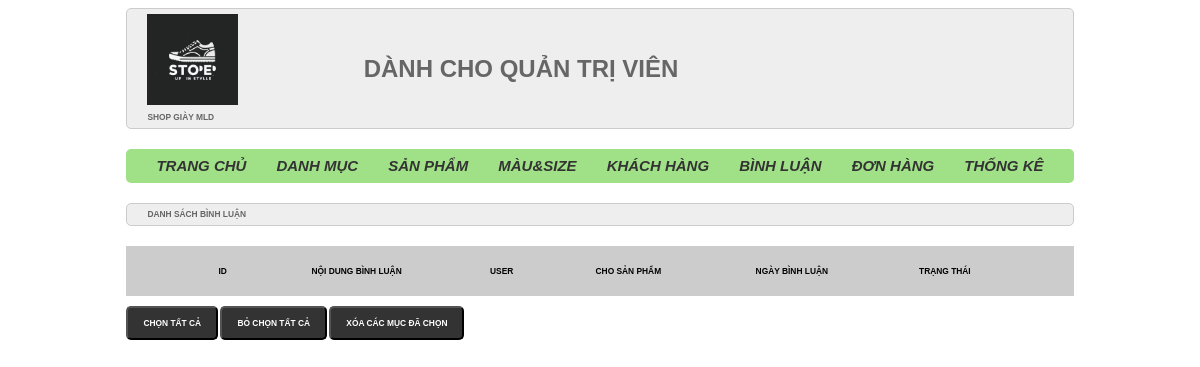
Before: /admin/index.php?act=dsbl with the older database file.
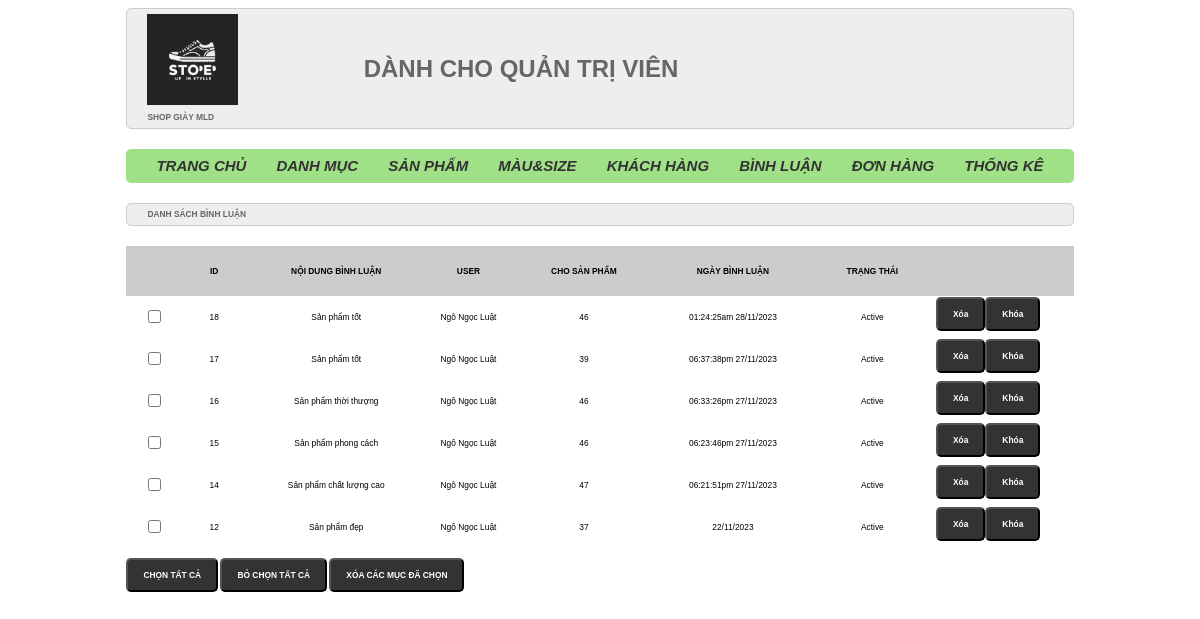
After: the same page with the newer database file.
### tables this page shows
CREATE TABLE `binhluan` (
  `id` int(11) NOT NULL,
  `noidung` text NOT NULL,
  `ngaybinhluan` varchar(30) NOT NULL,
  `iduser` int(10) NOT NULL,
  `idpro` int(11) NOT NULL,
  `status_bl` bit(2) NOT NULL
);

CREATE TABLE `taikhoan` (
  `id` int(10) NOT NULL,
  `username` varchar(50) NOT NULL,
  `pass` varchar(50) NOT NULL,
  `email` varchar(255) NOT NULL,
  `address` varchar(255) NOT NULL,
  `tel` varchar(20) NOT NULL,
  `role` tinyint(4) NOT NULL DEFAULT 0
);

### model/pdo.php (called while the page is built, shortened)
<?php
function pdo_get_connection()
{
    $dburl = "mysql:host=localhost:3308;dbname=webbangiaynam;charset=utf8";
    $username = 'root';
    $password = '';
    $conn = new PDO($dburl, $username, $password);
    $conn->setAttribute(PDO::ATTR_ERRMODE, PDO::ERRMODE_EXCEPTION);
    return $conn;
}
function pdo_query($sql)
{
    $sql_args = array_slice(func_get_args(), 1);
    try {
        $conn = pdo_get_connection();
        $stmt = $conn->prepare($sql);
        $stmt->execute($sql_args);
        $rows = $stmt->fetchAll(PDO::FETCH_ASSOC);
        return $rows;
    } catch (PDOException $e) {
        throw $e;
    } finally {
        unset($conn);
    }
}

### model/binhluan.php (called while the page is built, shortened)
<?php
function loadall_binhluan($idpro){
    $sql = "SELECT binhluan.*, taikhoan.username
            FROM binhluan
            LEFT JOIN taikhoan ON binhluan.iduser = taikhoan.id
            WHERE 1";
    $sql .= " ORDER BY binhluan.id DESC";
    $listbinhluan = pdo_query($sql);
    return $listbinhluan;
}
?>

### admin/binhluan/list.php (the view)
<div class="row">
    <div class="row frmtitle">
        <h1>DANH SÁCH BÌNH LUẬN</h1>
    </div>
    <div class="row frmcontent">
        <div class="row mb10 frmdsloai">
            <table>
                <tr>
                    <th></th>
                    <th>ID</th>
                    <th>NỘI DUNG BÌNH LUẬN</th>
                    <th>USER</th>
                    <th>CHO SẢN PHẨM</th>
                    <th>NGÀY BÌNH LUẬN</th>
                    <th>TRẠNG THÁI</th>
                    <th></th>
                </tr>
                <?php
                foreach ($listbinhluan as $binhluan) {
                    extract($binhluan);
                    $anbl = "index.php?act=dsbl&id=" . $id;
                    $xoabl = "index.php?act=xoabl&id=" . $id;
                    echo '<tr>
                            <td><input type="checkbox" name="" id=""></td>
                            <td>' . $id . '</td>
                            <td>' . $noidung . '</td>
                            <td>' . $username . '</td>
                            <td>' . $idpro . '</td>
                            <td>' . $ngaybinhluan . '</td>
                            <td>' . ($status_bl ? 'Active' : 'Block') . '</td>
                            <td>
                                <a href="' . $xoabl . '" style="float: left;"><input type="button" value="Xóa"></a>
                                <form class="formact" action="' . $anbl . '" method="post" style="float: left;">
                                    <input type="submit" value="' . ($status_bl ? 'Khóa' : 'Mở') . '" name="' . ($status_bl ? "block" : "active") . '">
                                </form>
                            </td>
                          </tr>';
                }
                ?>
            </table>
        </div>
        <div class="row mb10">
            <input type="button" value="CHỌN TẤT CẢ">
            <input type="button" value="BỎ CHỌN TẤT CẢ">
            <input type="button" value="XÓA CÁC MỤC ĐÃ CHỌN">
        </div>
    </div>
</div>

Changed rows visible on the page:
added binhluan: id "18", noidung "Sản phẩm tốt", iduser.username "Ngô Ngọc Luật", idpro "46", ngaybinhluan "01:24:25am 28/11/2023", shows "Active", block "Khóa"
added binhluan: id "17", noidung "Sản phẩm tốt", iduser.username "Ngô Ngọc Luật", idpro "39", ngaybinhluan "06:37:38pm 27/11/2023", shows "Active", block "Khóa"
added binhluan: id "16", noidung "Sản phẩm thời thượng", iduser.username "Ngô Ngọc Luật", idpro "46", ngaybinhluan "06:33:26pm 27/11/2023", shows "Active", block "Khóa"
added binhluan: id "15", noidung "Sản phẩm phong cách", iduser.username "Ngô Ngọc Luật", idpro "46", ngaybinhluan "06:23:46pm 27/11/2023", shows "Active", block "Khóa"
added binhluan: id "14", noidung "Sản phẩm chất lượng cao", iduser.username "Ngô Ngọc Luật", idpro "47", ngaybinhluan "06:21:51pm 27/11/2023", shows "Active", block "Khóa"
added binhluan: id "12", noidung "Sản phẩm đẹp", iduser.username "Ngô Ngọc Luật", idpro "37", ngaybinhluan "22/11/2023", shows "Active", block "Khóa"
